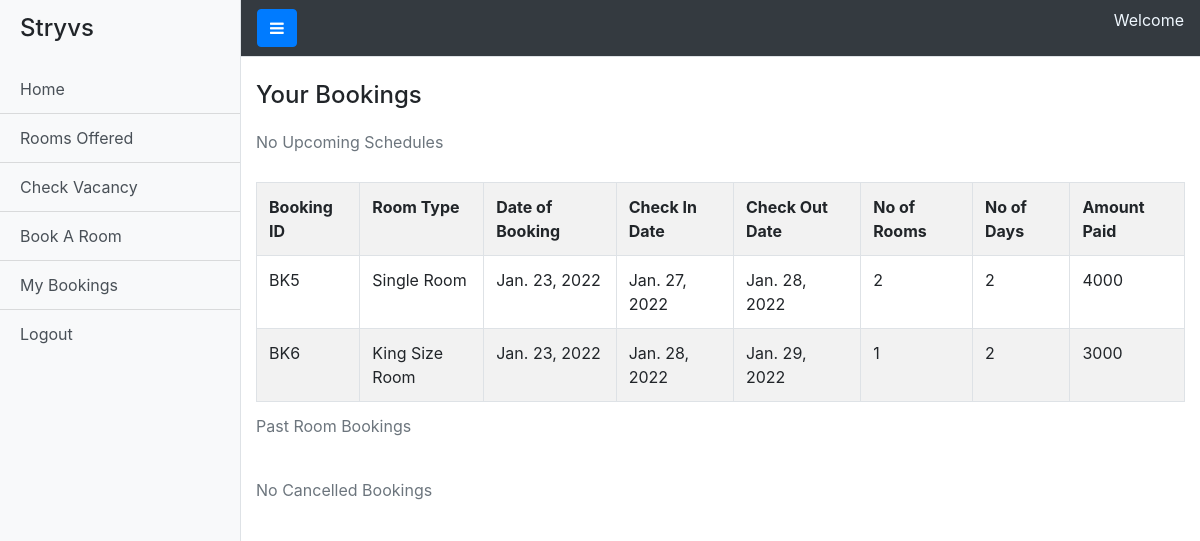
Screenshot of /dashboard/pastBookings (signed in) with the database file from the repository.
### dashboard/models.py (models this page shows)
class RoomBooking(models.Model):
    user = models.ForeignKey(User,on_delete = models.CASCADE)
    room = models.ForeignKey(Rooms, on_delete = models.CASCADE)
    check_in_date = models.DateField()
    check_in_time = models.TimeField()
    check_out_date = models.DateField()
    check_out_time = models.TimeField()
    date_booked = models.DateField()
    is_cancelled = models.BooleanField()
    cancelled_date = models.DateField(null=True)
    total_days = models.IntegerField()
    cost = models.IntegerField()
    no_of_rooms = models.IntegerField(default=1)
    payment_ref = models.CharField(max_length=50)

class Rooms(models.Model):
    room_name = models.CharField(max_length=50)
    room_desc = models.CharField(max_length=200)
    room_occ = models.IntegerField()
    room_price = models.IntegerField()
    no_of_rooms_avail = models.IntegerField()
    select =(('Economy','Economy'),('Premium','Premium'))
    room_class = models.CharField(max_length=10,choices=select)
    room_img = models.ImageField(upload_to = 'room_pics/')

### dashboard/views.py (the view)
# urls.py: path('pastBookings',views.pastBookings,name="pastBookings"),
def pastBookings(request):
    if not request.user.is_authenticated:
        storage = messages.get_messages(request)
        storage.used = True
        messages.info(request,'Not Authorized to access that page')
        return redirect('/')
    obj = RoomBooking.objects.filter(user__username=request.user.username,is_cancelled=False).select_related()
    li_up, li_past = [] , []
    today_date = datetime.date.today()
    for item in obj:
        if item.check_in_date>today_date:
            li_up.append(item)
        else:
            li_past.append(item)
    obj2 = RoomBooking.objects.filter(user__username=request.user.username,is_cancelled=True).select_related()
    len_li_up = len(li_up)
    len_li_past = len(li_past)
    len_obj2 = len(obj2)
    return render(request,'pastBookings.html',{'li_up':li_up,'li_past':li_past,'canc':obj2,'len_li_up':len_li_up,'len_li_past':len_li_past,'len_obj2':len_obj2})

### templates/pastBookings.html (shortened to what this page needs)
{%extends 'base1.html'%}
{%load static%}
{%block content%}
<h4 class="room_type_heading">Your Bookings</h4>
<table class="table table-striped table-bordered table-hover">
    {%if len_li_up == 0%}
    <caption>No Upcoming Schedules</caption>
    {%endif%}
</table>
<table class="table table-striped table-bordered table-hover">
    {%if len_li_past == 0%}
    <caption>No Past Bookings</caption>
    {%else%}
    <caption>Past Room Bookings</caption>
    <tr>
        <th>Booking ID</th>
        <th>Room Type</th>
        <th>Date of Booking</th>
        <th>Check In Date</th>
        <th>Check Out Date</th>
        <th>No of Rooms</th>
        <th>No of Days</th>
        <th>Amount Paid</th>
    </tr>
    {%for item in li_past%}
    <tr>
        <td>BK{{item.id}}</td>
        <td>{{item.room.room_name}}</td>
        <td>{{item.date_booked}}</td>
        <td>{{item.check_in_date}}</td>
        <td>{{item.check_out_date}}</td>
        <td>{{item.no_of_rooms}}</td>
        <td>{{item.total_days}}</td>
        <td>{{item.cost}}</td>
    </tr>
    {%endfor%}
    {%endif%}
</table>
<table class="table table-striped table-bordered table-hover">
    {%if len_obj2 == 0%}
    <caption>No Cancelled Bookings</caption>
    {%endif%}
</table>
{%endblock%}

### rows the page displays
RoomBooking: id "5", room.room_name "Single Room", date_booked "Jan. 23, 2022", check_in_date "Jan. 27, 2022", check_out_date "Jan. 28, 2022", no_of_rooms "2", total_days "2", cost "4000"
RoomBooking: id "6", room.room_name "King Size Room", date_booked "Jan. 23, 2022", check_in_date "Jan. 28, 2022", check_out_date "Jan. 29, 2022", no_of_rooms "1", total_days "2", cost "3000"
